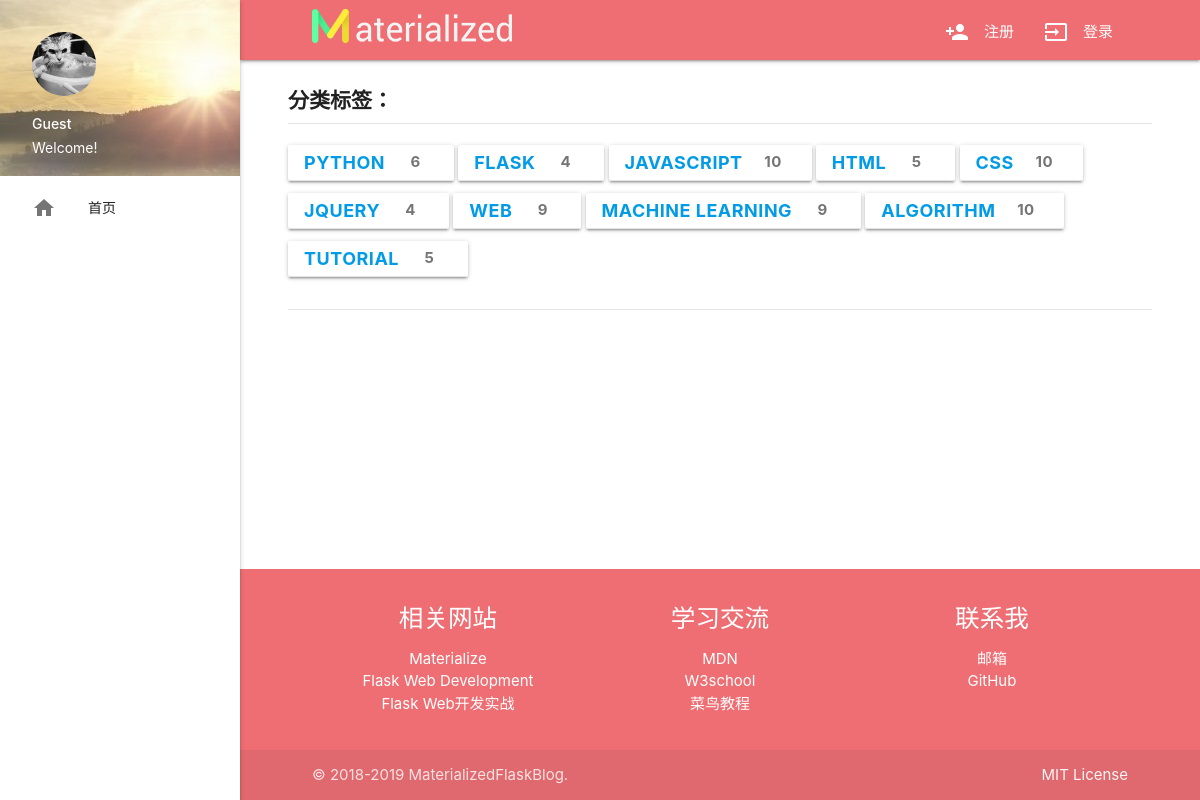
/tag, run on the app's committed database.
### app/models.py (models this page shows, shortened)
class Tag(db.Model):
    __tablename__ = 'tags'
    id = db.Column(db.Integer, primary_key=True)
    name = db.Column(db.String(64))
    rank = db.Column(db.Integer, default=0)

### app/main/views.py (the view, shortened to what this page needs)
@main.route('/tag')
@main.route('/tag/<string:tagname>')
def tag(tagname=None):
    taglist = Tag.query.all()
    pagination = None
    posts = None
    return render_template('tag.html', taglist=taglist, tagname=tagname, posts=posts, pagination=pagination)

### app/auth/views.py (called while the page is built)
@auth.before_app_request
def before_request():
    if current_user.is_authenticated:
        current_user.ping()
        if not current_user.confirmed \
                and request.endpoint \
                and request.blueprint != 'auth'\
                and request.endpoint != 'static':
            return redirect(url_for('auth.unconfirmed'))

### app/main/__init__.py (called while the page is built)
@main.app_context_processor
def inject_permissions():
    return dict(Permission=Permission)

### app/templates/tag.html (shortened to what this page needs)
{% extends "base.html" %}
{% import "_macros.html" as macros %}
{% block content %}
<main>
    <div class="row tag-list">
        <p>分类标签：</p>
        {% for tag in taglist %}
        <div class="btn {% if tag.name==tagname %}red lighten-2{% else %}transparent{% endif %}">
            <a href="{{ url_for('.tag', tagname=tag.name) }}">{{ tag.name }}
                <span class="badge">{{ tag.posts.count() }}</span></a>
        </div>
        {% endfor %}
    </div>
</main>
{% endblock %}

### app/static/css/styles.css (style rules this page uses)
header, main, footer { padding-left: 240px; }
body { display: flex; min-height: 100vh; flex-direction: column; }
main { flex: 1 0 auto; }
div.tag-list { width: 90%; margin-top: 20px; padding-bottom: 20px; border-bottom: 1px solid #e4e4e4; }
div.tag-list p { border-bottom: 1px solid #e4e4e4; padding-bottom: 6px; font-size: 1.4em; font-weight: bold; }
div.tag-list .btn { border-bottom: 1px solid #e4e4e4; font-size: 1.2em; font-weight: bold; margin-bottom: 12px; }
div.tag-list span.badge { margin-top: 6.5px; margin-left: 8px ; }

### data on the page
Tag: name "PYTHON", posts.count "6"
Tag: name "FLASK", posts.count "4"
Tag: name "JAVASCRIPT", posts.count "10"
Tag: name "HTML", posts.count "5"
Tag: name "CSS", posts.count "10"
Tag: name "JQUERY", posts.count "4"
Tag: name "WEB", posts.count "9"
Tag: name "MACHINE LEARNING", posts.count "9"
Tag: name "ALGORITHM", posts.count "10"
Tag: name "TUTORIAL", posts.count "5"
